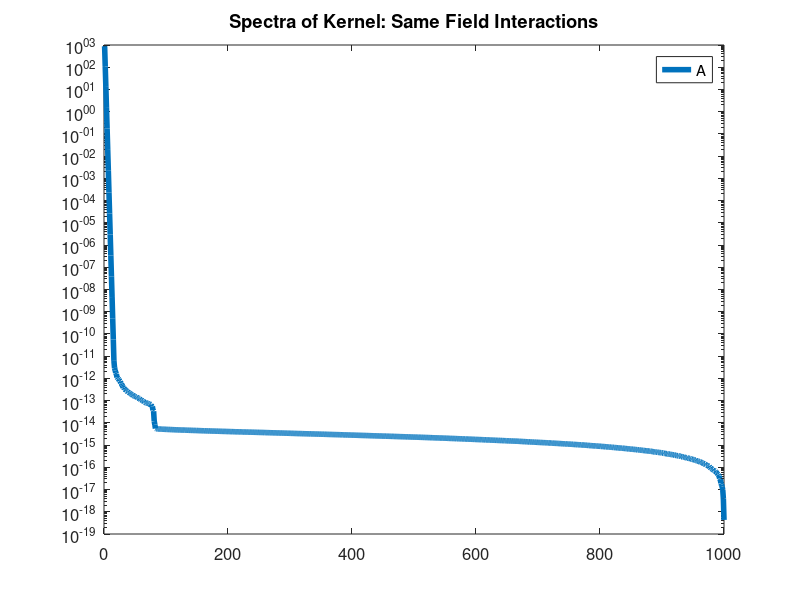

Recreate this plot in MATLAB.
rng(1)
a = 0; b=1; n = 1000;
[locs,~] = sort(rand(n,1)*(b-a));
distmatrix = squareform(pdist(locs));
kernel1 = 1./(1+distmatrix.^2); 


[U1, S1, V1] = svd(kernel1); 
figure(1)
semilogy(diag(S1), 'linewidth',4);
legend('A'); title('Spectra of Kernel: Same Field Interactions'); set(gca,'FontSize',12)
